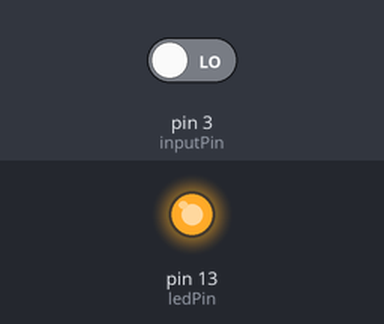
The sketch below on a simulated Arduino Uno, built with avr-gcc and run on an emulated ATmega328P. Shown: output pins drawn as LEDs (lit = HIGH). The inputs (shaded band) are chosen by the test bench; at power-on: pin 3 (inputPin) LOW.

Above: at 1.2 s.
1.3 s: pin 3 (inputPin) driven HIGH
At 2.4 s:
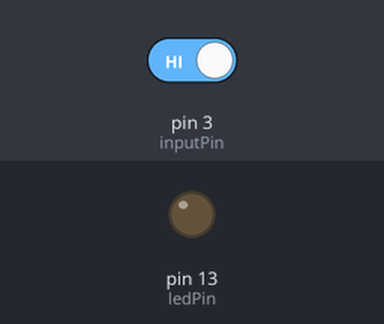
2.8 s: pin 3 (inputPin) driven LOW
At 3.6 s:
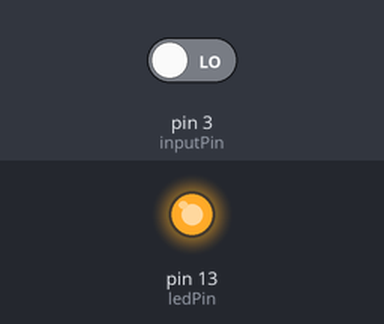
Timing chart, 0 to 5.8 s (numbered marks = the images above; inputs shaded):
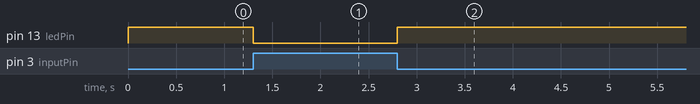

The sketch:

project_7_button.ino
```cpp
/* # When you push the digital button, the Led 13 on the board will be turned on. Otherwise,the led is turned off.
*/
int ledPin = 13;                // choose the pin for the LED
int inputPin = 3;               // Connect sensor to input pin 3
void setup() {
  pinMode(ledPin, OUTPUT);      // set LED as output
  pinMode(inputPin, INPUT);     // set pushbutton as input
}
void loop(){
  int val = digitalRead(inputPin);  // read input value
  if (val == HIGH) {            // check if the input is HIGH
    digitalWrite(ledPin, LOW);  // turn LED OFF
  } else {
    digitalWrite(ledPin, HIGH); // turn LED ON
  }
}
```

Measured:
- after the input at 1.3 s, pin 13 (ledPin): HIGH → LOW at once
- after the input at 2.8 s, pin 13 (ledPin): LOW → HIGH at once
